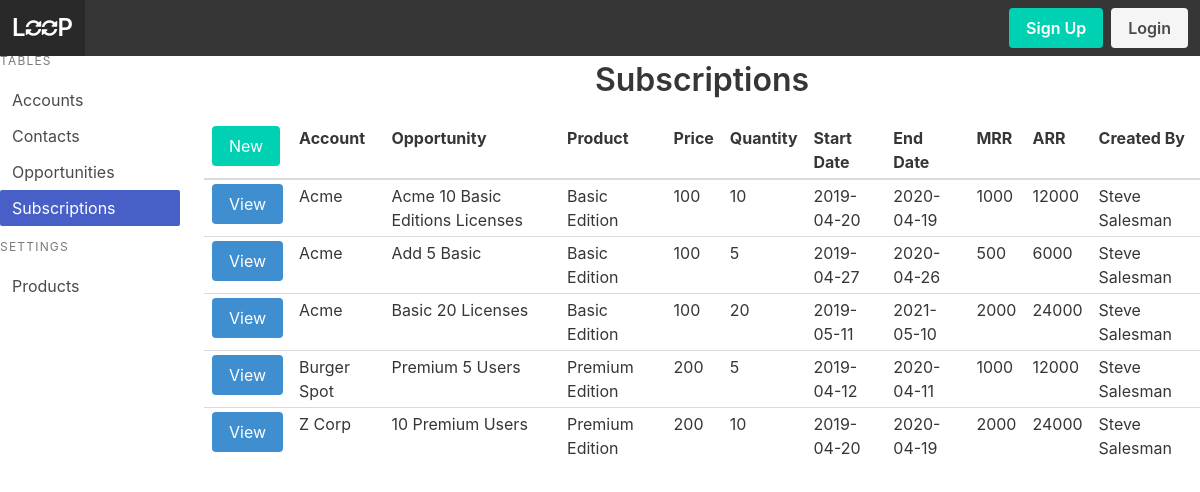
The page /subscription/r on the database as committed earlier.
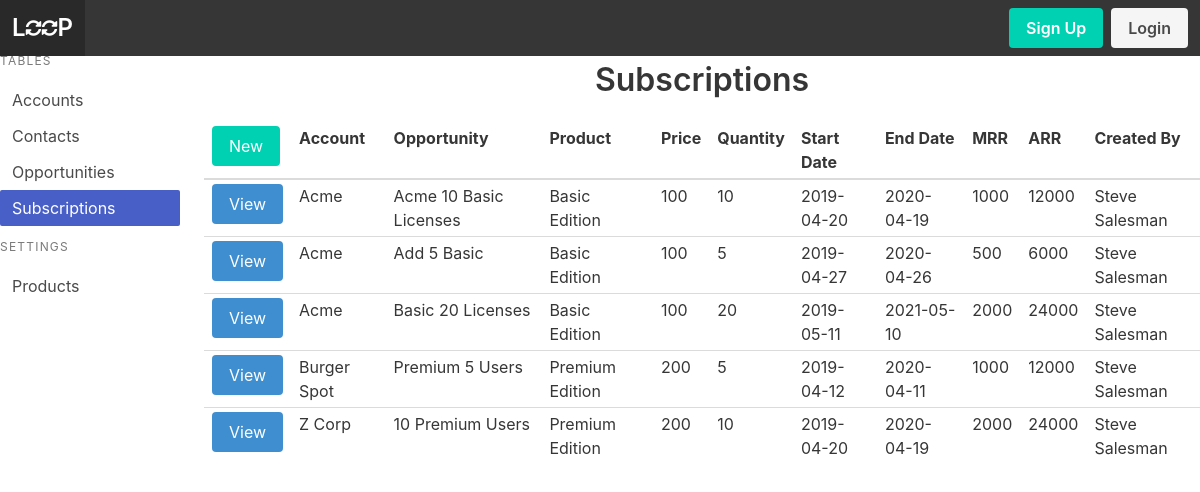
The same page on the database as committed later.
### models.py (models this page shows, shortened)
class Subscription(Model):
    account = ForeignKeyField(model=Account, null=True, backref='subscription')
    opportunity = ForeignKeyField(model=Opportunity, null=True, backref='subscription')
    product = ForeignKeyField(model=Product, null=True, backref='subscription')
    product_price = DecimalField()
    quantity = IntegerField()
    sub_start_date = DateField()
    sub_end_date = DateField()
    mrr = DecimalField()
    arr = DecimalField()
    created_by = ForeignKeyField(model=User, null=True, backref='creator')
    class Meta:
        database = DATABASE

class Opportunity(Model):
    account = ForeignKeyField(model=Account, null=True, backref='opportunity')
    name = CharField()
    owner = ForeignKeyField(model=User, null=True, backref='owner')
    opportunity_type = CharField()
    primary_contact = ForeignKeyField(model=Contact, null=True, backref='opportunity')
    mrr = DecimalField()
    arr = DecimalField()
    stage = CharField()
    close_date = DateField()
    created_by = ForeignKeyField(model=User, null=True, backref='creator')
    class Meta:
        database = DATABASE

class Account(Model):
    name = CharField()
    owner = ForeignKeyField(model=User, null=True, backref='owner')
    created_by = ForeignKeyField(model=User, null=True, backref='creator')
    account_type = CharField()
    street = CharField()
    city = CharField()
    state = CharField()
    country = CharField()
    website = CharField()
    mrr = DecimalField()
    arr = DecimalField()
    class Meta:
        database = DATABASE

class Product(Model):
    name = CharField()
    price = DecimalField()
    class Meta:
        database = DATABASE

class User(UserMixin, Model):
    username = CharField(unique=True)
    fullname = CharField()
    email = CharField(unique=True)
    password = CharField(max_length=100)
    joined_at = DateTimeField(default=datetime.datetime.now)
    is_admin = BooleanField(default=False)
    class Meta:
        database = DATABASE

### app.py (the view)
@app.route('/subscription', methods=['GET'])
@app.route('/subscription/', methods=['GET'])
@app.route('/subscription/r', methods=['GET'])
@app.route('/subscription/<subscriptionid>', methods=['GET'])
@app.route('/subscription/<subscriptionid>/', methods=['GET'])
@app.route('/subscription/<subscriptionid>/r', methods=['GET'])
def subscription(subscriptionid=None):
    subscriptions = models.Subscription.select()
    title = 'Subscriptions'
    if subscriptionid != None:
        subscription = models.Subscription.select().where(models.Subscription.id == subscriptionid).get()
        title = 'Subscription Details'
        return render_template('subscription-detail.html', subscription=subscription, user=g.user._get_current_object(), title=title)
    return render_template('subscription.html', subscriptions=subscriptions, title=title)

### app.py (called while the page is built)
@app.before_request
def before_request():
    g.db = models.DATABASE
    g.db.connect()
    g.user = current_user

@app.after_request
def after_request(response):
    g.db.close()
    return response

### templates/subscription.html (shortened to what this page needs)
{% extends 'index.html' %}
{% from 'macros.html' import render_subscription %}
{% block content %}
<table class="table is-fullwidth is-hoverable is-narrow">
    <thead>
        <tr>
            <td><a class='button is-primary' href="{{url_for('create_subscription')}}">New</a></td>
            <th>Account</th>
            <th>Opportunity</th>
            <th>Product</th>
            <th>Price</th>
            <th>Quantity</th>
            <th>Start Date</th>
            <th>End Date</th>
            <th>MRR</th>
            <th>ARR</th>
            <th>Created By</th>
        </tr>
    </thead>
    <tbody>
        {% for subscription in subscriptions|sort(attribute='account.name') %}
            {{ render_subscription(subscription) }}
        {% endfor %}
    </tbody>
</table>
{% endblock %}

### templates/macros.html (shortened to what this page needs)
{% macro render_subscription(subscription) %}
    <tr>
        <td><a class='button is-info' href="{{url_for('subscription', subscriptionid=subscription.id)}}">View</a></td>
        <td>{% if subscription.account %}{{subscription.account.name}}{% endif %}</td>
        <td>{% if subscription.opportunity %}{{subscription.opportunity.name}}{% endif %}</td>
        <td>{% if subscription.product %}{{subscription.product.name}}{% endif %}</td>
        <td>{{subscription.product_price}}</td>
        <td>{{subscription.quantity}}</td>
        <td>{{subscription.sub_start_date}}</td>
        <td>{{subscription.sub_end_date}}</td>
        <td>{{subscription.mrr}}</td>
        <td>{{subscription.arr}}</td>
        <td>{% if subscription.created_by %}{{subscription.created_by.fullname}}{% endif %}</td>
    </tr>
{% endmacro %}

Rows that differ between the two databases and show on the page:
changed through a linked row, Subscription: opportunity.name "Acme 10 Basic Editions Licenses" → "Acme 10 Basic Licenses"
